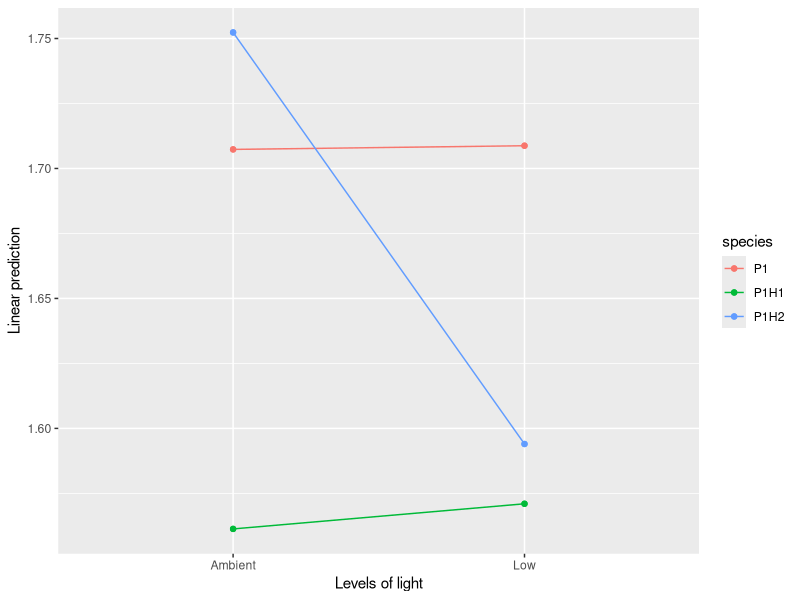
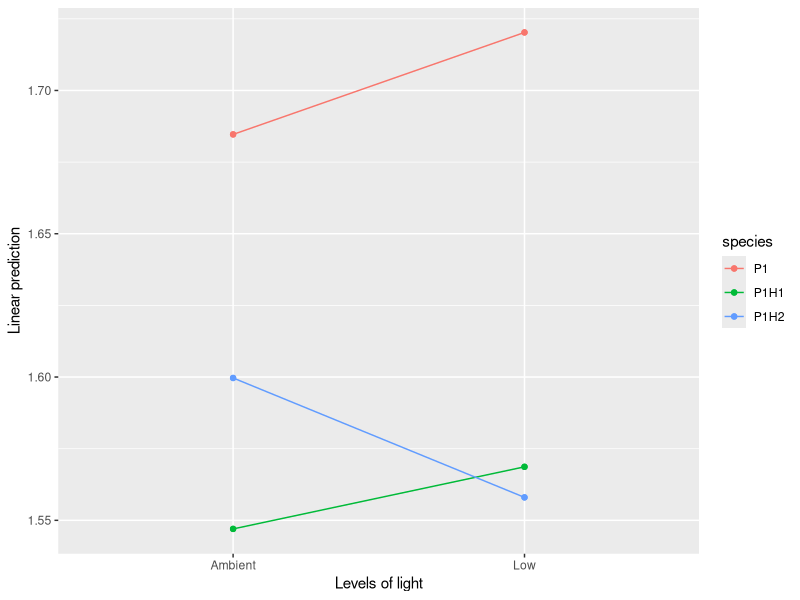
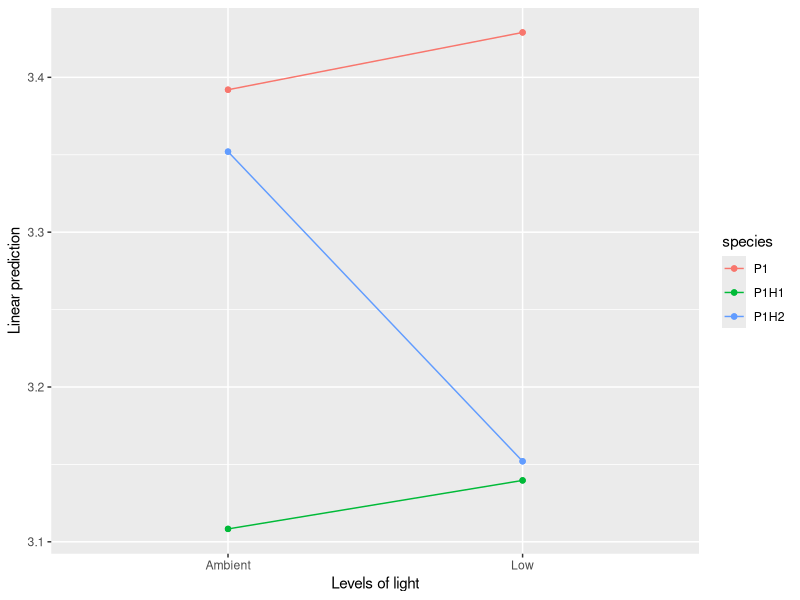
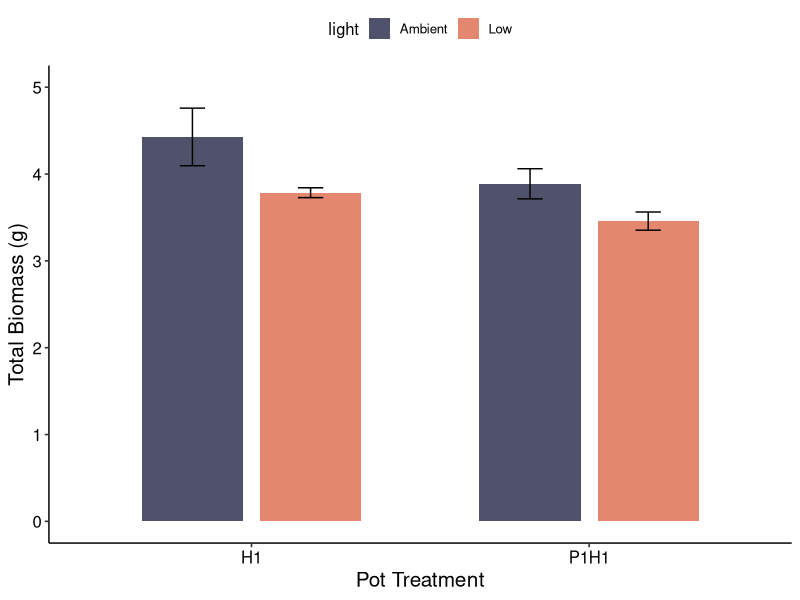
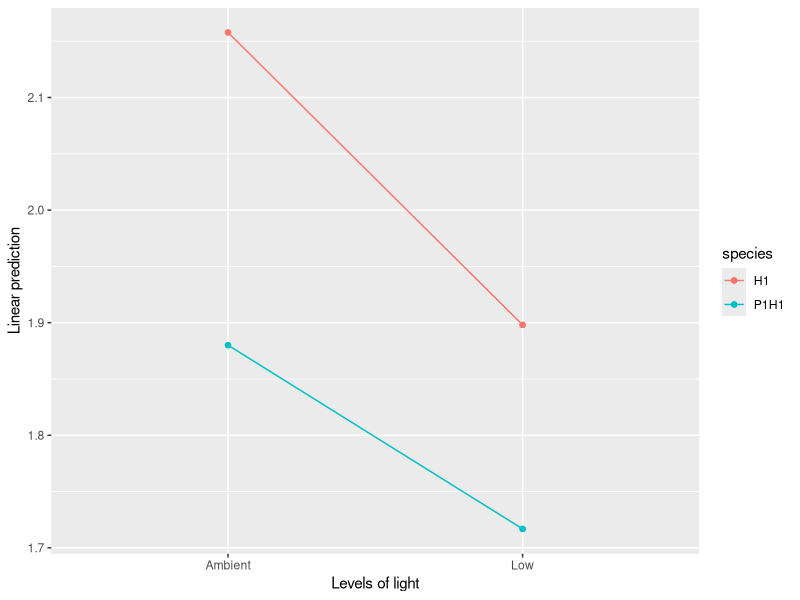
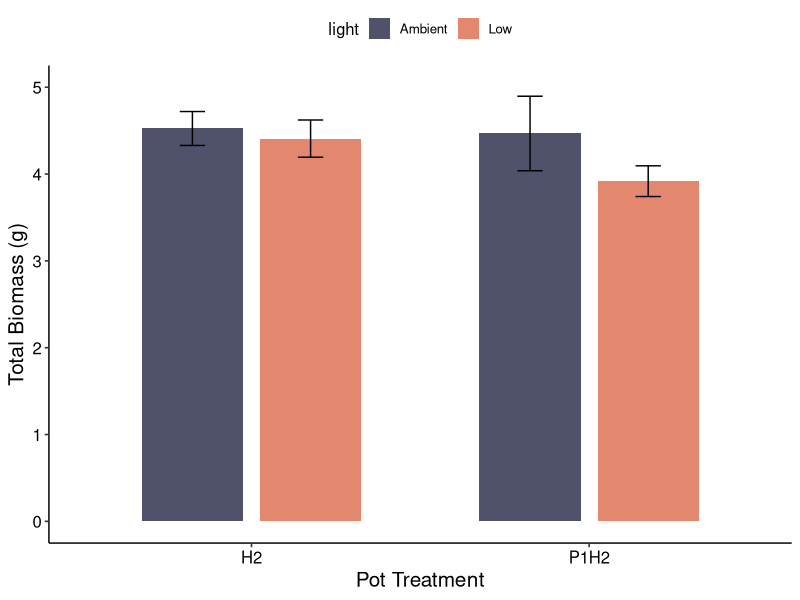
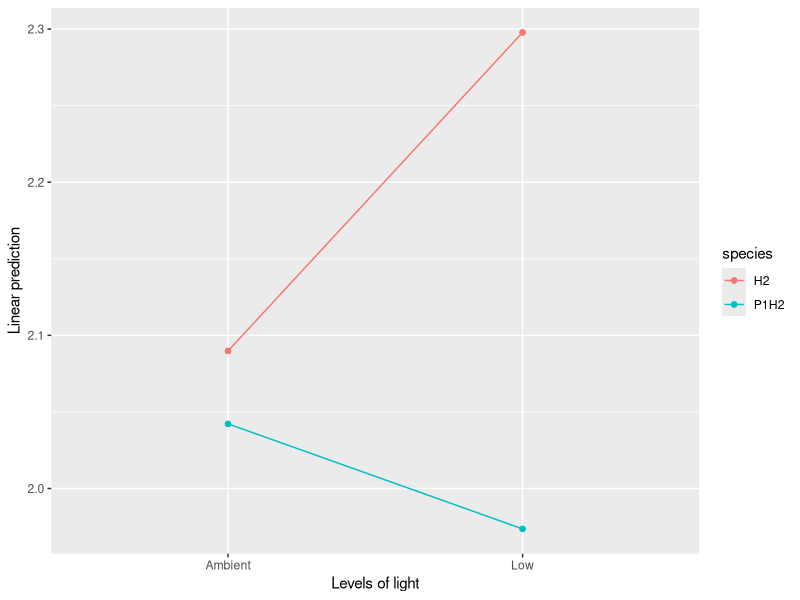
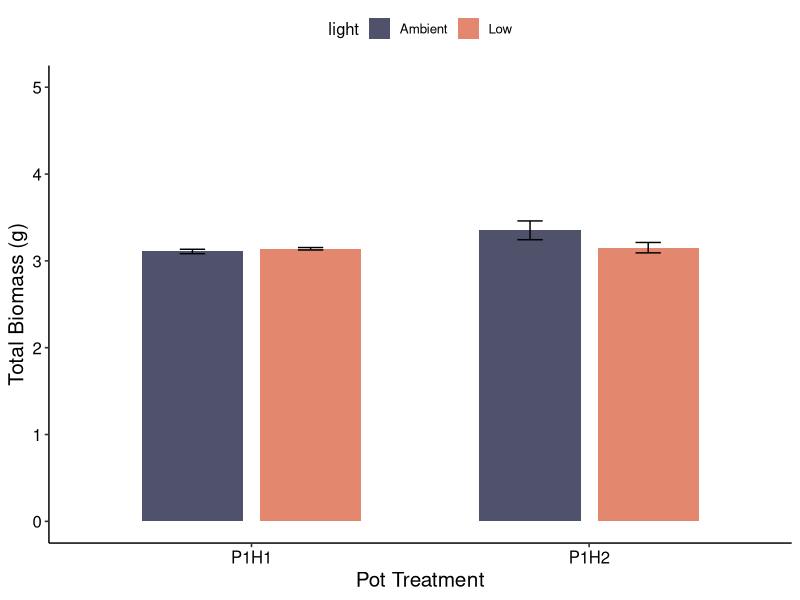

Write R code to recreate these figures, in order.
setwd("~/Desktop/Castilleja/Data Analysis/Conner Data")

#Packages
library(tidyverse)#for data wrangling and restructuring
library(statmod)
library(lme4)
library(emmeans)#post-hoc analysis
library(car)#for regression analysis
library(ggpubr)#post-hoc analysis
library(ggplot2)#post-hoc analysis

#load data
biomass <- read.csv("HPL Data - Biomass New.csv")
str(biomass)
biomass <- as.data.frame(unclass(biomass),stringsAsFactors=TRUE)
growth <- read.csv("HPL Data - Growth.csv")
str(growth)
growth <- as.data.frame(unclass(growth),stringsAsFactors=TRUE)
#-------------------------BIOMASS----------------------------------#
#Questions: How does parasite attachment influence host biomass?
#How does host identity influence parasite biomass?

#filter biomass between species
agalinis.biomass <- filter(biomass, focal_code == "AGPU")
little.biomass <- filter(biomass, focal_code == "SCSC")
aster.biomass <- filter(biomass, focal_code == "SYRA")


#Agalinis
#aboveground
ag.above.lm <- lmer(above ~ species*light + (1|replicate), data = agalinis.biomass)
summary(ag.above.lm)
Anova(ag.above.lm) #species Chisq = 7.5035, df = 3, p = 0.02348*
emmeans(ag.above.lm, pairwise ~ species|light)
emmip(ag.above.lm, ~ species ~ light)

#belowground
ag.below.lm <- lmer(below ~ species*light + (1|replicate), data = agalinis.biomass)
summary(ag.below.lm)
Anova(ag.below.lm) #species Chisq = 18.8086, df = 2, p < 0.001
emmeans(ag.below.lm, pairwise ~ species|light)
emmip(ag.below.lm, ~ species ~ light)

#total
ag.total.lm <- lmer(total ~ species*light + (1|replicate), data = agalinis.biomass)
summary(ag.total.lm)
Anova(ag.total.lm) #
emmeans(ag.total.lm, pairwise ~ species|light)
emmip(ag.total.lm, ~ species ~ light)



sd.little.bio <- little.biomass %>% drop_na(total)
sd.little.bio <- sd.little.bio %>% 
  group_by(species, light) %>% 
  dplyr::summarise(mean= mean(total),
                   se = sd(total)/sqrt(n()))


little.plot <- ggplot(data = sd.little.bio, aes(x = species, y = mean, fill = light)) +
  geom_col(position = position_dodge(0.7), width = .6, linewidth = 0.75, alpha = 0.9, size = 0.1) +
  geom_errorbar(aes(ymin = mean-se, ymax = mean+se),
                position =  position_dodge(width = 0.7), width = 0.15) +
  theme_pubr() +
  scale_fill_manual( values=c("#3d405b", "#e07a5f")) +
  labs(x = "Pot Treatment", y = "Total Biomass (g)") +
  theme(axis.text=element_text(size = 12), axis.title = element_text(size = 15))+
  ylim(0,5)

little.plot


#Agalinis
#aboveground
little.lm <- lmer(above ~ species*light + (1|replicate), data = little.biomass)
summary(little.lm)
Anova(little.lm) #species Chisq = 7.5035, df = 3, p = 0.02348*
emmeans(little.lm, pairwise ~ species|light)
emmip(little.lm, ~ species ~ light)

sd.aster.bio <- aster.biomass %>% drop_na(total)
sd.aster.bio <- sd.aster.bio %>% 
  group_by(species, light) %>% 
  dplyr::summarise(mean= mean(total),
                   se = sd(total)/sqrt(n()))

aster.plot <- ggplot(data = sd.aster.bio, aes(x = species, y = mean, fill = light)) +
  geom_col(position = position_dodge(0.7), width = .6, linewidth = 0.75, alpha = 0.9, size = 0.1) +
  geom_errorbar(aes(ymin = mean-se, ymax = mean+se),
                position =  position_dodge(width = 0.7), width = 0.15) +
  theme_pubr() +
  scale_fill_manual( values=c("#3d405b", "#e07a5f")) +
  labs(x = "Pot Treatment", y = "Total Biomass (g)") +
  theme(axis.text=element_text(size = 12), axis.title = element_text(size = 15))+
  ylim(0,5)

aster.plot

#aboveground
aster.lm <- lm(above ~ species*light, data = aster.biomass)
summary(aster.lm)
Anova(aster.lm)
emmeans(aster.lm, pairwise ~ species|light)
emmip(aster.lm, ~ species ~ light)


agalinis.biomass <- filter(agalinis.biomass, species != "P1")
sd.agalinis.bio <- agalinis.biomass %>% drop_na(total)
sd.agalinis.bio <- sd.agalinis.bio %>% 
  group_by(species, light) %>% 
  dplyr::summarise(mean= mean(total),
                   se = sd(total)/sqrt(n()))

ag.plot <- ggplot(data = sd.agalinis.bio, aes(x = species, y = mean, fill = light)) +
  geom_col(position = position_dodge(0.7), width = .6, linewidth = 0.75, alpha = 0.9, size = 0.1) +
  geom_errorbar(aes(ymin = mean-se, ymax = mean+se),
                position =  position_dodge(width = 0.7), width = 0.15) +
  theme_pubr() +
  scale_fill_manual( values=c("#3d405b", "#e07a5f")) +
  labs(x = "Pot Treatment", y = "Total Biomass (g)") +
  theme(axis.text=element_text(size = 12), axis.title = element_text(size = 15))+
  ylim(0,5)

ag.plot
